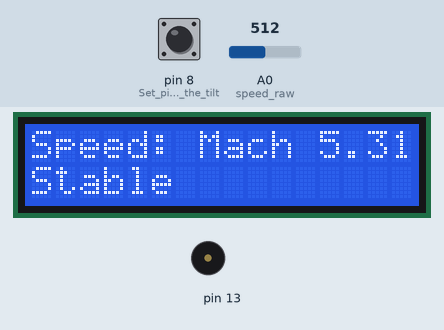
Bench run of a sketch on a simulated Arduino Uno, built with avr-gcc and run on an emulated ATmega328P. On the bench: 16×2 character LCD, buzzer (waves = sounding). The test bench sets the inputs (shaded band); at power-on: pin 8 (Set_pin_8_to_be_the_tilt) HIGH, A0 (speed_raw) = 512. What the sketch prints to the serial monitor is not drawn.

Above: at 1.2 s.
1.3 s: pin 8 (Set_pin_8_to_be_the_tilt) pulled LOW for 0.6 s
At 1.9 s:
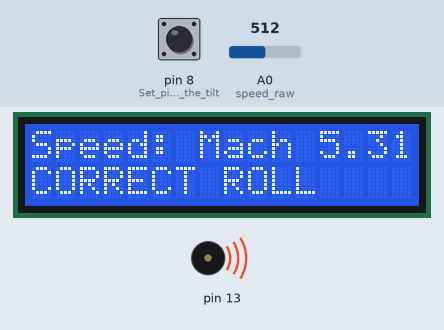
3.5 s: A0 (speed_raw) set to 716
At 4.8 s:
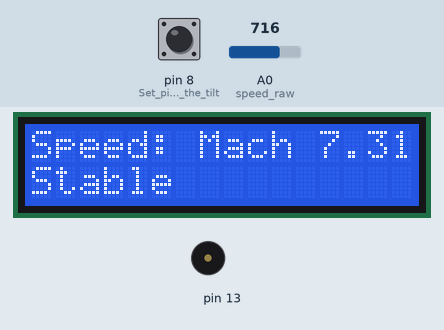
5.1 s: pin 8 (Set_pin_8_to_be_the_tilt) pulled LOW for 1 s
At 5.4 s:
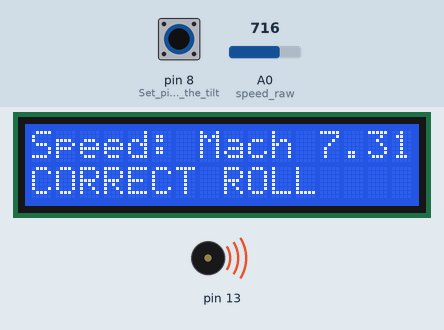
7.6 s: A0 (speed_raw) set to 900
At 8.4 s:
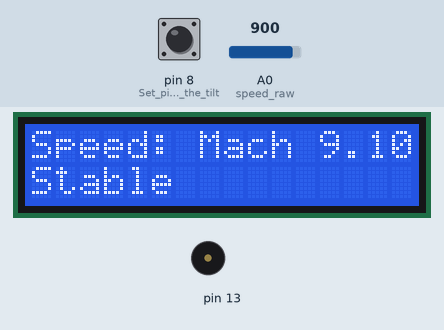
9.1 s: A0 (speed_raw) set to 1023
At 10.2 s:
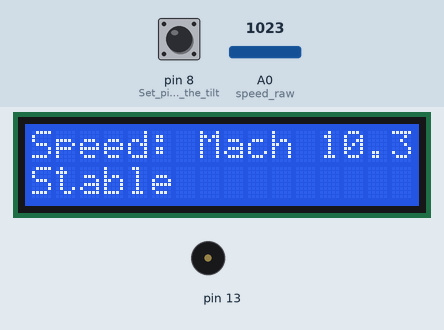
Timing chart, 0 to 11.6 s (numbered marks = the images above; inputs shaded):
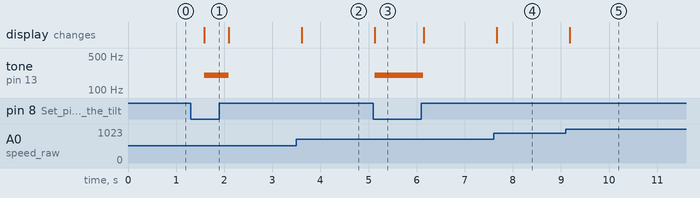

The sketch:

Pilot_Assistant_Main.ino
```cpp
#include <LiquidCrystal.h>
const int LCDdelay = 0;
const int buzzer = 13;
LiquidCrystal lcd_1(12, 11, 5, 4, 3, 2);
const int speed_raw = A0; //Potentiometer for speed will come from A0

void setup() {
  lcd_1.begin(16,2);
  lcd_1.print("LCD Ready");
  pinMode(8, INPUT_PULLUP); //Set pin 8 to be the tilt sensor
  Serial.begin(115200);
  Serial.println("Tilt sensor test ready");
}

void loop() {
  int state = digitalRead(8);

  // Calculate 'Speed' and output to display
  int speed_in = analogRead(speed_raw);
  float speed = 0.32 + (9.98 * speed_in / 1023.0);
  lcd_1.setCursor(0,0);
  lcd_1.print("Speed: Mach ");
  lcd_1.print(speed, 2);

  // Outputs based on value read from the tilt sensor
  if (state == LOW){
    Serial.println("Tilted");
    digitalWrite(6, HIGH);
    digitalWrite(7, LOW);
    tone(13, 200);
    lcd_1.setCursor(0,1);
    lcd_1.print("                ");
    lcd_1.setCursor(0,1);
    lcd_1.print("CORRECT ROLL");
  } else {
    Serial.println("Level");
    noTone(13);
    digitalWrite(6, LOW);
    digitalWrite(7, HIGH);
    lcd_1.setCursor(0,1);
    lcd_1.print("                ");
    lcd_1.setCursor(0,1);
    lcd_1.print("Stable");
  }

  delay(500);
}
```

Measured:
- after the input at 1.3 s, tone on pin 13: silent → 200 Hz after 0.28 s, → silent 0.51 s later; the display: changes after 0.29 s (image 1)
- after the input at 3.5 s, the display: changes after 0.11 s (image 2)
- after the input at 5.1 s, tone on pin 13: silent → 200 Hz at once, → silent 1.0 s later; the display: changes at once (image 3)
- after the input at 7.6 s, the display: changes after 0.06 s (image 4)
- after the input at 9.1 s, the display: changes after 0.08 s (image 5)
